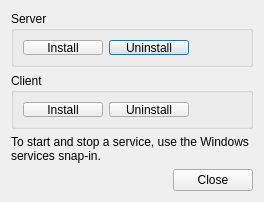
<?xml version="1.0" encoding="UTF-8"?>
<ui version="4.0">
 <class>WindowsServicesBase</class>
 <widget class="QDialog" name="WindowsServicesBase">
  <property name="geometry">
   <rect>
    <x>0</x>
    <y>0</y>
    <width>264</width>
    <height>200</height>
   </rect>
  </property>
  <property name="windowTitle">
   <string>Windows Services</string>
  </property>
  <layout class="QGridLayout" name="gridLayout_3">
   <item row="0" column="0">
    <widget class="QGroupBox" name="groupBox_2">
     <property name="title">
      <string>Server</string>
     </property>
     <layout class="QGridLayout" name="gridLayout_2">
      <item row="0" column="2">
       <spacer name="horizontalSpacer">
        <property name="orientation">
         <enum>Qt::Horizontal</enum>
        </property>
        <property name="sizeHint" stdset="0">
         <size>
          <width>40</width>
          <height>20</height>
         </size>
        </property>
       </spacer>
      </item>
      <item row="0" column="1">
       <widget class="QPushButton" name="m_pUninstallServer">
        <property name="sizePolicy">
         <sizepolicy hsizetype="Minimum" vsizetype="Fixed">
          <horstretch>0</horstretch>
          <verstretch>0</verstretch>
         </sizepolicy>
        </property>
        <property name="text">
         <string>Uninstall</string>
        </property>
       </widget>
      </item>
      <item row="0" column="0">
       <widget class="QPushButton" name="m_pInstallServer">
        <property name="sizePolicy">
         <sizepolicy hsizetype="Minimum" vsizetype="Fixed">
          <horstretch>0</horstretch>
          <verstretch>0</verstretch>
         </sizepolicy>
        </property>
        <property name="text">
         <string>Install</string>
        </property>
       </widget>
      </item>
     </layout>
    </widget>
   </item>
   <item row="1" column="0">
    <widget class="QGroupBox" name="groupBox">
     <property name="title">
      <string>Client</string>
     </property>
     <layout class="QGridLayout" name="gridLayout_4">
      <item row="0" column="2">
       <spacer name="horizontalSpacer_2">
        <property name="orientation">
         <enum>Qt::Horizontal</enum>
        </property>
        <property name="sizeHint" stdset="0">
         <size>
          <width>40</width>
          <height>20</height>
         </size>
        </property>
       </spacer>
      </item>
      <item row="0" column="1">
       <widget class="QPushButton" name="m_pUninstallClient">
        <property name="text">
         <string>Uninstall</string>
        </property>
       </widget>
      </item>
      <item row="0" column="0">
       <widget class="QPushButton" name="m_pInstallClient">
        <property name="text">
         <string>Install</string>
        </property>
       </widget>
      </item>
     </layout>
    </widget>
   </item>
   <item row="3" column="0">
    <widget class="QDialogButtonBox" name="buttonBox">
     <property name="orientation">
      <enum>Qt::Horizontal</enum>
     </property>
     <property name="standardButtons">
      <set>QDialogButtonBox::Close</set>
     </property>
    </widget>
   </item>
   <item row="2" column="0">
    <widget class="QLabel" name="label">
     <property name="text">
      <string>To start and stop a service, use the Windows services snap-in.</string>
     </property>
     <property name="wordWrap">
      <bool>true</bool>
     </property>
    </widget>
   </item>
  </layout>
 </widget>
 <tabstops>
  <tabstop>buttonBox</tabstop>
 </tabstops>
 <resources/>
 <connections>
  <connection>
   <sender>buttonBox</sender>
   <signal>accepted()</signal>
   <receiver>WindowsServicesBase</receiver>
   <slot>accept()</slot>
   <hints>
    <hint type="sourcelabel">
     <x>248</x>
     <y>254</y>
    </hint>
    <hint type="destinationlabel">
     <x>157</x>
     <y>274</y>
    </hint>
   </hints>
  </connection>
  <connection>
   <sender>buttonBox</sender>
   <signal>rejected()</signal>
   <receiver>WindowsServicesBase</receiver>
   <slot>reject()</slot>
   <hints>
    <hint type="sourcelabel">
     <x>316</x>
     <y>260</y>
    </hint>
    <hint type="destinationlabel">
     <x>286</x>
     <y>274</y>
    </hint>
   </hints>
  </connection>
 </connections>
</ui>
